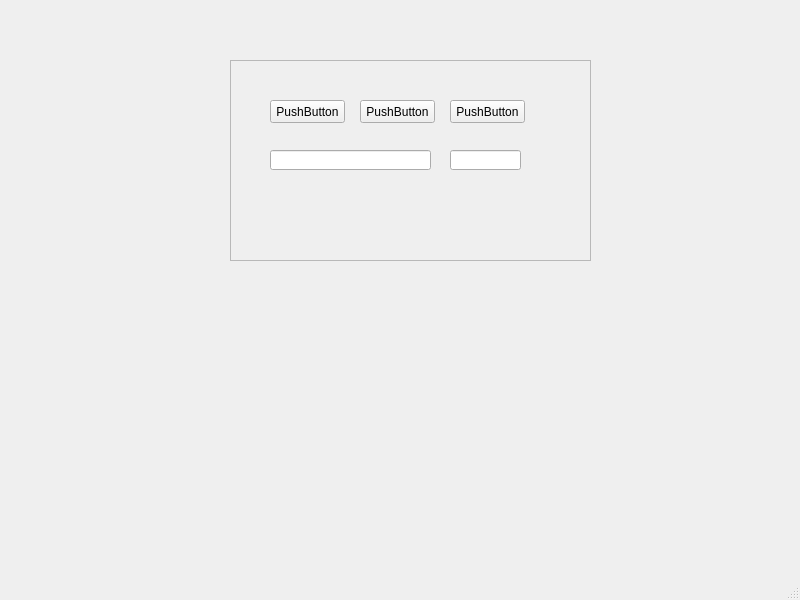
<?xml version="1.0" encoding="UTF-8"?>
<ui version="4.0">
 <class>MainWindow</class>
 <widget class="QMainWindow" name="MainWindow">
  <property name="geometry">
   <rect>
    <x>0</x>
    <y>0</y>
    <width>800</width>
    <height>600</height>
   </rect>
  </property>
  <property name="windowTitle">
   <string>MainWindow</string>
  </property>
  <widget class="QWidget" name="centralwidget">
   <widget class="QFrame" name="frame">
    <property name="geometry">
     <rect>
      <x>230</x>
      <y>60</y>
      <width>361</width>
      <height>201</height>
     </rect>
    </property>
    <property name="frameShape">
     <enum>QFrame::StyledPanel</enum>
    </property>
    <property name="frameShadow">
     <enum>QFrame::Raised</enum>
    </property>
    <widget class="QLineEdit" name="lineEdit_2">
     <property name="geometry">
      <rect>
       <x>220</x>
       <y>90</y>
       <width>71</width>
       <height>20</height>
      </rect>
     </property>
    </widget>
    <widget class="QPushButton" name="pushButton_3">
     <property name="geometry">
      <rect>
       <x>220</x>
       <y>40</y>
       <width>75</width>
       <height>23</height>
      </rect>
     </property>
     <property name="text">
      <string>PushButton</string>
     </property>
    </widget>
    <widget class="QPushButton" name="pushButton_2">
     <property name="geometry">
      <rect>
       <x>130</x>
       <y>40</y>
       <width>75</width>
       <height>23</height>
      </rect>
     </property>
     <property name="text">
      <string>PushButton</string>
     </property>
    </widget>
    <widget class="QPushButton" name="pushButton">
     <property name="geometry">
      <rect>
       <x>40</x>
       <y>40</y>
       <width>75</width>
       <height>23</height>
      </rect>
     </property>
     <property name="text">
      <string>PushButton</string>
     </property>
    </widget>
    <widget class="QLineEdit" name="lineEdit">
     <property name="geometry">
      <rect>
       <x>40</x>
       <y>90</y>
       <width>161</width>
       <height>20</height>
      </rect>
     </property>
    </widget>
   </widget>
  </widget>
  <widget class="QMenuBar" name="menubar">
   <property name="geometry">
    <rect>
     <x>0</x>
     <y>0</y>
     <width>800</width>
     <height>23</height>
    </rect>
   </property>
  </widget>
  <widget class="QStatusBar" name="statusbar"/>
 </widget>
 <resources/>
 <connections/>
</ui>
